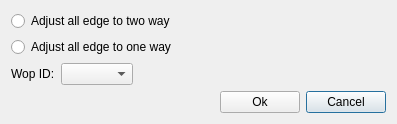
<?xml version="1.0" encoding="UTF-8"?>
<ui version="4.0">
 <class>OneKeyAdjustDialog</class>
 <widget class="QDialog" name="OneKeyAdjustDialog">
  <property name="geometry">
   <rect>
    <x>0</x>
    <y>0</y>
    <width>397</width>
    <height>111</height>
   </rect>
  </property>
  <property name="windowTitle">
   <string>Dialog</string>
  </property>
  <layout class="QGridLayout" name="gridLayout">
   <item row="2" column="1">
    <widget class="QComboBox" name="wopIdCmb"/>
   </item>
   <item row="1" column="0" colspan="3">
    <widget class="QRadioButton" name="oneWayRadioBtn">
     <property name="text">
      <string>Adjust all edge to one way</string>
     </property>
    </widget>
   </item>
   <item row="2" column="0">
    <widget class="QLabel" name="label">
     <property name="text">
      <string>Wop ID:</string>
     </property>
    </widget>
   </item>
   <item row="0" column="0" colspan="3">
    <widget class="QRadioButton" name="twoWayRadioBtn">
     <property name="text">
      <string>Adjust all edge to two way</string>
     </property>
    </widget>
   </item>
   <item row="2" column="2">
    <spacer name="horizontalSpacer_2">
     <property name="orientation">
      <enum>Qt::Horizontal</enum>
     </property>
     <property name="sizeHint" stdset="0">
      <size>
       <width>94</width>
       <height>20</height>
      </size>
     </property>
    </spacer>
   </item>
   <item row="3" column="4">
    <widget class="QPushButton" name="cancelBtn">
     <property name="text">
      <string>Cancel</string>
     </property>
    </widget>
   </item>
   <item row="3" column="3">
    <widget class="QPushButton" name="okBtn">
     <property name="text">
      <string>Ok</string>
     </property>
    </widget>
   </item>
   <item row="3" column="0" colspan="3">
    <spacer name="horizontalSpacer">
     <property name="orientation">
      <enum>Qt::Horizontal</enum>
     </property>
     <property name="sizeHint" stdset="0">
      <size>
       <width>217</width>
       <height>20</height>
      </size>
     </property>
    </spacer>
   </item>
  </layout>
 </widget>
 <resources/>
 <connections/>
</ui>
